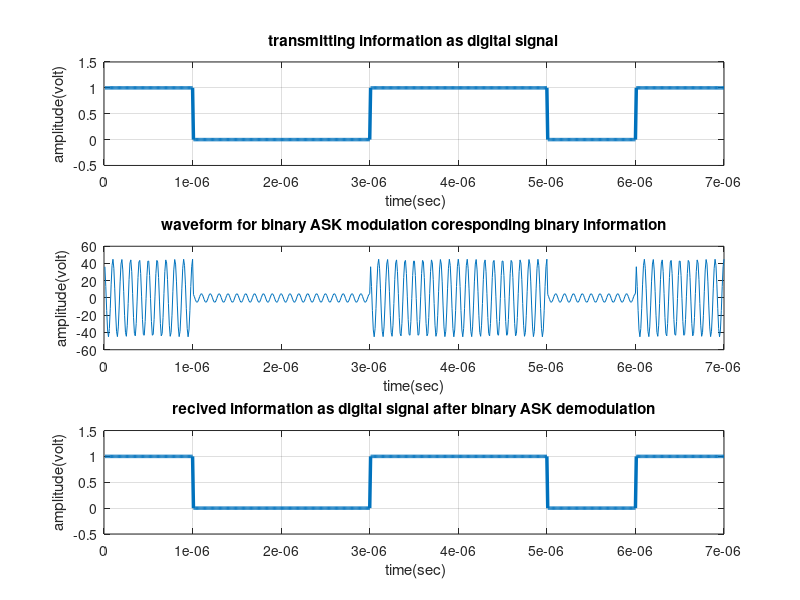

The MATLAB source for this figure:
%>>>>>>>>> MATLAB code for binary ASK modulation and de-modulation >>>>>>>%
clc;
clear all;
close all;
x=[ 1 0 0 1 1 0 1]; % Binary Information
bp=.000001; % bit period
disp(' Binary information at Trans mitter :');
disp(x);
%XX representation of transmitting binary information as digital signal XXX
bit=[];
for n=1:1:length(x)
if x(n)==1;
se=ones(1,100);
else x(n)==0;
se=zeros(1,100);
end
bit=[bit se];
end
t1=bp/100:bp/100:100*length(x)*(bp/100);

subplot(3,1,1);
plot(t1,bit,'lineWidth',2.5);grid on;
axis([ 0 bp*length(x) -.5 1.5]);
ylabel('amplitude(volt)');
xlabel(' time(sec)');
title('transmitting information as digital signal');
%XXXXXXXXXXXXXXXXXXXXXXX Binary-ASK modulation XXXXXXXXXXXXXXXXXXXXXXXXXXX%
A1=45; % Amplitude of carrier signal for information 1
A2=5; % Amplitude of carrier signal for information 0
br=1/bp; % bit rate
f=br*10; % carrier frequency
t2=bp/99:bp/99:bp;
ss=length(t2);
m=[];
for (i=1:1:length(x))
if (x(i)==1)
y=A1*cos(2*pi*f*t2);
else
y=A2*cos(2*pi*f*t2);
end
m=[m y];
end
t3=bp/99:bp/99:bp*length(x);
subplot(3,1,2);
plot(t3,m);
xlabel('time(sec)');
ylabel('amplitude(volt)');
title('waveform for binary ASK modulation coresponding binary information');
%XXXXXXXXXXXXXXXXXXXX Binary ASK demodulation XXXXXXXXXXXXXXXXXXXXXXXXXXXXX
mn=[];
for n=ss:ss:length(m)
t=bp/99:bp/99:bp;
y=cos(2*pi*f*t); % carrier siignal
mm=y.*m((n-(ss-1)):n);
t4=bp/99:bp/99:bp;
z=trapz(t4,mm) % intregation
zz=round((2*z/bp))
if(zz>7.5) % logic level = (A1+A2)/2=7.5
a=1;
else
a=0;
end
mn=[mn a];
end
disp(' Binary information at Reciver :');
disp(mn);
%XXXXX Representation of binary information as digital signal which achived
%after ASK demodulation XXXXXXXXXXXXXXXXXXXXXXXXXXXXXXXXXXXXXXXXXXXXXXXXXXX
bit=[];
for n=1:length(mn);
if mn(n)==1;
se=ones(1,100);
else mn(n)==0;
se=zeros(1,100);
end
bit=[bit se];
end
t4=bp/100:bp/100:100*length(mn)*(bp/100);

subplot(3,1,3)
plot(t4,bit,'LineWidth',2.5);grid on;
axis([ 0 bp*length(mn) -.5 1.5]);
ylabel('amplitude(volt)');
xlabel(' time(sec)');
title('recived information as digital signal after binary ASK demodulation');
%>>>>>>>>>>>>>>>>>>>>>>>>>> end of program >>>>>>>>>>>>>>>>>>>>>>>>>>>>>>%